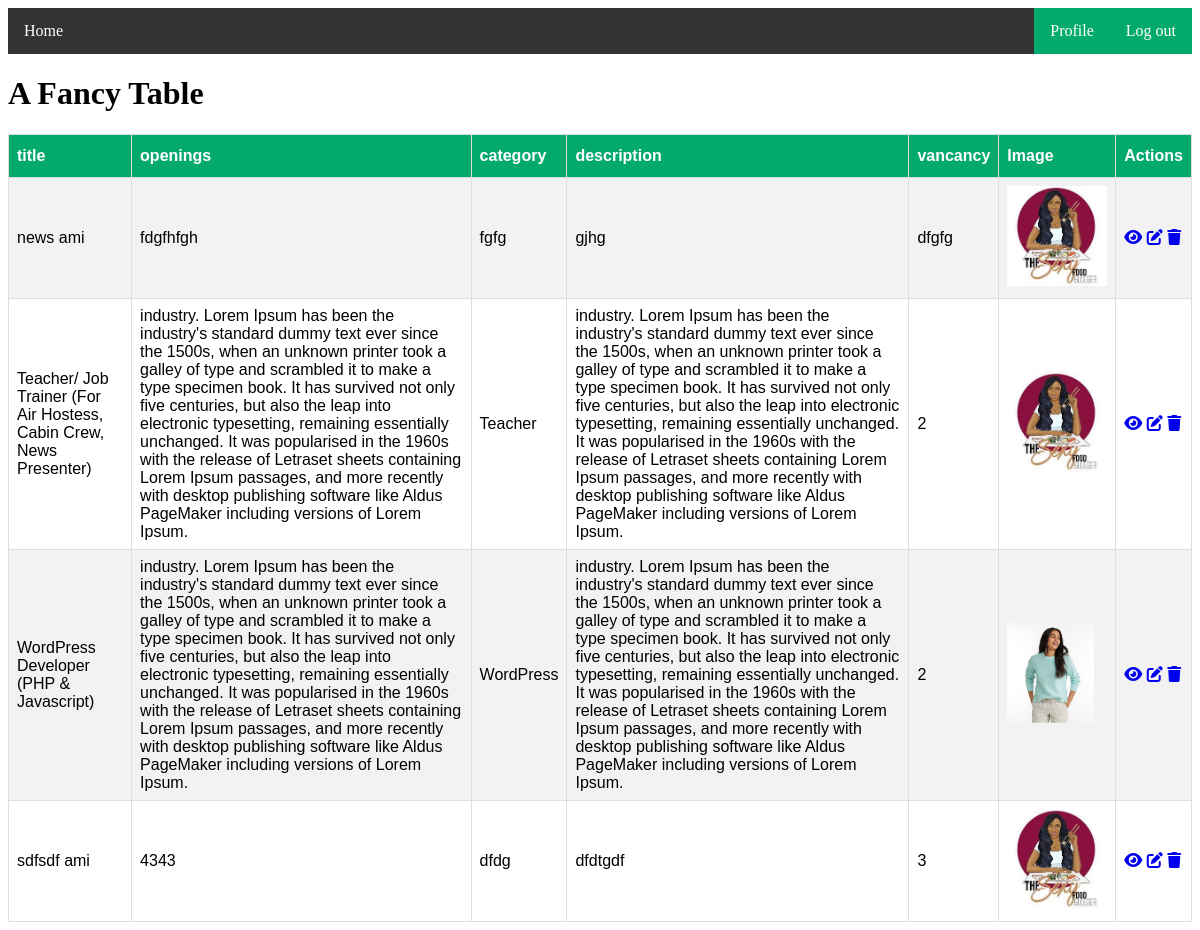
/createdJob/ (signed in), run on the app's committed database.
### myApp/models.py (models this page shows, shortened)
class JobModel(models.Model):
    SKILLS=[
        ('Python','Python'),
        ('Java','Java'),
        ('C++','C++'),
        ('Data Science','Data Science'),
        ('Machine Learning','Machine Learning'),
    ]
    user = models.ForeignKey(customUser, on_delete=models.CASCADE)
    title = models.CharField(max_length=200)
    openings = models.TextField()
    category = models.CharField(max_length=100)
    description = models.TextField()
    vancancy = models.CharField(max_length=100)
    skills=models.CharField(max_length=100,choices=SKILLS,null=True)
    job_Pic=models.ImageField(upload_to='Media/Profile_Pic',null=True)

### myProject/views.py (the view)
# urls.py: path("createdJob/", createdJob, name="createdJob"),
def createdJob(request):
    current_user=request.user
    job=JobModel.objects.filter(user=current_user)
    context={
        "Jobs":job
    }
    return render(request,"createdJob.html",context)

### Template/createdJob.html (shortened to what this page needs)
{% extends 'base.html' %}
{% block body %}
<!DOCTYPE html>
<html>
<head>
<link rel="stylesheet" href="https://cdnjs.cloudflare.com/ajax/libs/font-awesome/6.6.0/css/all.min.css" />
</head>
<body>
<h1>A Fancy Table</h1>
<table id="customers">
  <tr>
    <th>title</th>
    <th>openings</th>
    <th>category</th>
    <th>description</th>
    <th>vancancy</th>
    <th>Image</th>
    <th>Actions</th>
  </tr>
  {% for i in Jobs %}
  <tr>
    <td>{{i.title}}</td>
    <td>{{i.openings}}</td>
    <td>{{i.category}}</td>
    <td>{{i.description}}</td>
    <td>{{i.vancancy}}</td>
    <td>
      <img src="/{{i.job_Pic}}" height="100px" alt="">
    </td>
    <td>
      <a href="{% url 'viewJOb' i.id %}"><i class="fa-solid fa-eye"></i></a>
      <a href="{% url 'editpage' i.id %}"><i class="fa-solid fa-pen-to-square"></i></a>
      <a href="{% url 'deleteJob' i.id %}"><i class="fa-solid fa-trash"></i></a>
  </td>
  </tr>
  {% endfor %}
</table>
</body>
</html>
{% endblock body %}

### Template/createdJob.html (style rules this page uses)
#customers { font-family: Arial, Helvetica, sans-serif; border-collapse: collapse; width: 100%; }
#customers td, #customers th { border: 1px solid #ddd; padding: 8px; }
#customers tr:nth-child(even) { background-color: #f2f2f2; }
#customers th { padding-top: 12px; padding-bottom: 12px; text-align: left; background-color: #04AA6D; color: white; }

### data on the page
JobModel: title "news ami", openings "fdgfhfgh", category "fgfg", description "gjhg", vancancy "dfgfg", job_Pic (picture)
JobModel: title "Teacher/ Job Trainer (For Air Hostess, Cabin Crew, News Presenter)", openings "industry. Lorem Ipsum has been the industry's standard dummy text ever since the 1500s, when an unknown printer took a galley of type and scrambled it to make a type specimen book. It has survived not only five centuries, but also the leap into electronic typesetting, remaining essentially unchanged. It was popularised in the 1960s with the release of Letraset sheets containing Lorem Ipsum passages, and more recently with desktop publishing software like Aldus PageMaker including versions of Lorem Ipsum.", category "Teacher", description "industry. Lorem Ipsum has been the industry's standard dummy text ever since the 1500s, when an unknown printer took a galley of type and scrambled it to make a type specimen book. It has survived not only five centuries, but also the leap into electronic typesetting, remaining essentially unchanged. It was popularised in the 1960s with the release of Letraset sheets containing Lorem Ipsum passages, and more recently with desktop publishing software like Aldus PageMaker including versions of Lorem Ipsum.", vancancy "2", job_Pic (picture)
JobModel: title "WordPress Developer (PHP & Javascript)", openings "industry. Lorem Ipsum has been the industry's standard dummy text ever since the 1500s, when an unknown printer took a galley of type and scrambled it to make a type specimen book. It has survived not only five centuries, but also the leap into electronic typesetting, remaining essentially unchanged. It was popularised in the 1960s with the release of Letraset sheets containing Lorem Ipsum passages, and more recently with desktop publishing software like Aldus PageMaker including versions of Lorem Ipsum.", category "WordPress", description "industry. Lorem Ipsum has been the industry's standard dummy text ever since the 1500s, when an unknown printer took a galley of type and scrambled it to make a type specimen book. It has survived not only five centuries, but also the leap into electronic typesetting, remaining essentially unchanged. It was popularised in the 1960s with the release of Letraset sheets containing Lorem Ipsum passages, and more recently with desktop publishing software like Aldus PageMaker including versions of Lorem Ipsum.", vancancy "2", job_Pic (picture)
JobModel: title "sdfsdf ami", openings "4343", category "dfdg", description "dfdtgdf", vancancy "3", job_Pic (picture)
